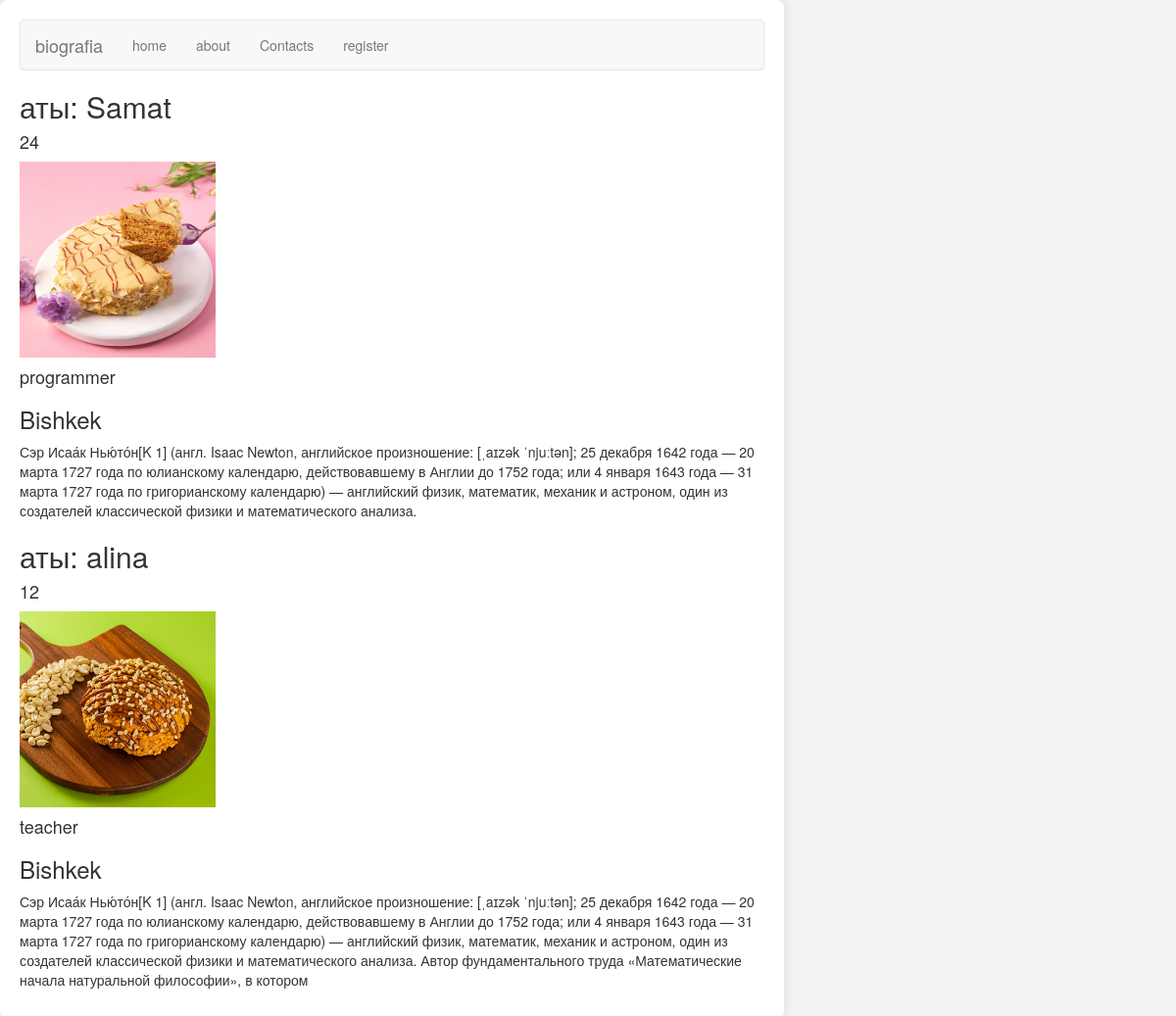
The app's page /main/home/ with its own data.
### main/models.py (models this page shows, shortened)
class Person(models.Model):
    name = models.CharField(max_length=50)
    age = models.IntegerField()
    position = models.CharField(max_length=30)
    city = models.CharField(max_length=10)
    image = models.ImageField(upload_to='img')
    description = models.TextField(max_length=1000)

### main/views.py (the view)
# urls.py: 2. Add a URL to urlpatterns:  path('', views.home, name='home')
def home(requests):
    persons = Person.objects.all()
    condext = {
        'persons': persons
    }
    return render(requests, 'main/home.html', condext)

### templates/main/home.html (shortened to what this page needs)
{% load static %}
<!DOCTYPE html>
<html lang="en">
<head>
    <link rel="stylesheet" href="{% static 'css/style.css' %}">
    <link rel="stylesheet" href="https://maxcdn.bootstrapcdn.com/bootstrap/3.4.1/css/bootstrap.min.css">
</head>
<body>
<nav class="navbar navbar-default">
    <div class="container-fluid">
        <div class="navbar-header">
            <a class="navbar-brand" href="#">biografia</a>
        </div>
        <ul class="nav navbar-nav">
            <li><a href="{% url 'main:home' %}">home</a></li>
            <li><a href="#">about</a></li>
            <li><a href="{% url 'main:contact' %}">Contacts</a></li>
            <li><a href="#">register</a></li>
        </ul>
    </div>
</nav>
{% for k in persons %}
<h2>аты: {{ k.name }}</h2>
<h4>{{ k.age }}</h4>
<img src="{{ k.image.url }}" style="width:200px; height:200px">
<h4>{{ k.position }}</h4>
<h3>{{ k.city }}</h3>
<p>{{ k.description }}</p>
{% endfor %}
</body>
</html>

### static/css/style.css (style rules this page uses)
body, html { font-family: 'Helvetica Neue', Arial, sans-serif; margin: 0; padding: 0; background-color: #f2f2f2; }
body { max-width: 800px; margin: 20px auto; padding: 20px; background-color: #fff; box-shadow: 0 0 10px rgba(0, 0, 0, 0.1); border-radius: 8px; }

### records on screen
Person: name "Samat", age "24", image (picture), position "programmer", city "Bishkek", description "Сэр Исаа́к Нью́то́н[K 1] (англ. Isaac Newton, английское произношение: [ˌaɪzək ˈnjuːtən]; 25 декабря 1642 года — 20 марта 1727 года по юлианскому календарю, действовавшему в Англии до 1752 года; или 4 января 1643 года — 31 марта 1727 года по григорианскому календарю) — английский физик, математик, механик и астроном, один из создателей классической физики и математического анализа."
Person: name "alina", age "12", image (picture), position "teacher", city "Bishkek", description "Сэр Исаа́к Нью́то́н[K 1] (англ. Isaac Newton, английское произношение: [ˌaɪzək ˈnjuːtən]; 25 декабря 1642 года — 20 марта 1727 года по юлианскому календарю, действовавшему в Англии до 1752 года; или 4 января 1643 года — 31 марта 1727 года по григорианскому календарю) — английский физик, математик, механик и астроном, один из создателей классической физики и математического анализа. Автор фундаментального труда «Математические начала натуральной философии», в котором"
